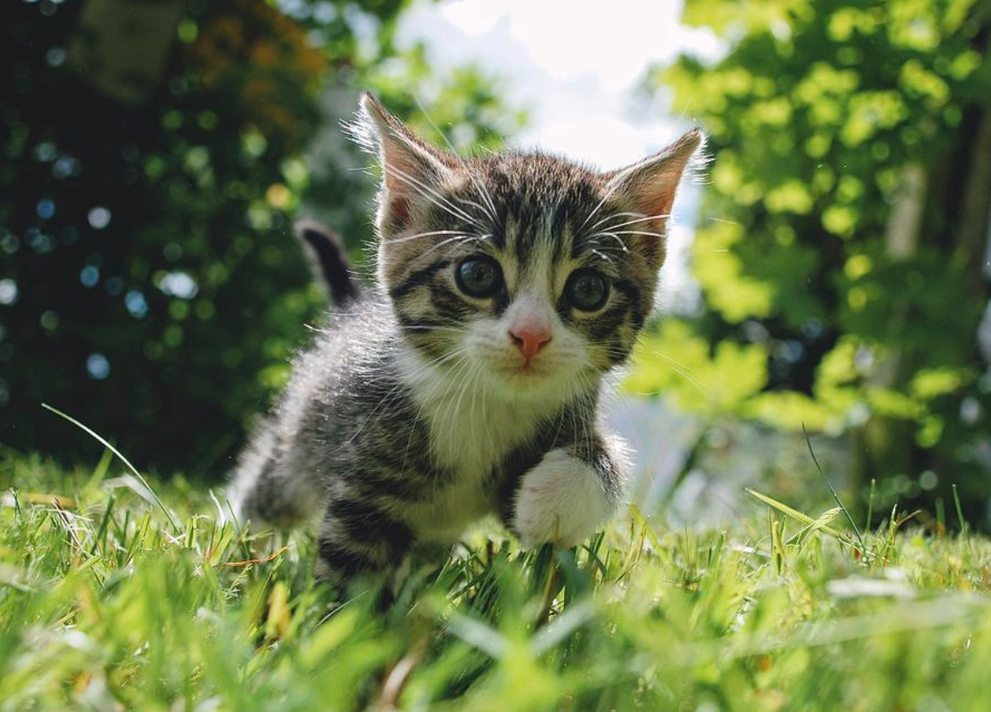
#> input picture cat.png, 991 x 712 px, shrunk from 1156 x 831 before the run
$ python lab_9.py
#> lines starting #> are read from the running program, lines starting #| are printed output that depends on the picture
"""
py -m pip install opencv-python numpy matplotlib
"""

import cv2
import numpy as np
import matplotlib.pyplot as plt

# 1. Read the original image in COLOR
img = cv2.imread("cat.png", cv2.IMREAD_COLOR)
#> img is the input picture: shape (712, 991, 3); mean B, G, R 77.7, 121, 107.5

if img is None:
    raise FileNotFoundError("Could not load cat.png. Check the file path.")

# OpenCV uses BGR; convert to RGB for Matplotlib display
original = cv2.cvtColor(img, cv2.COLOR_BGR2RGB)

# 2. Image enhancement using histogram equalization
# Apply equalization to brightness, not each color channel separately
ycrcb = cv2.cvtColor(img, cv2.COLOR_BGR2YCrCb)
#> ycrcb: shape (712, 991, 3); mean of channels 0, 1, 2 112, 124.8, 108.6
ycrcb[:, :, 0] = cv2.equalizeHist(ycrcb[:, :, 0])
#> ycrcb: shape (712, 991, 3); mean of channels 0, 1, 2 128.3, 124.8, 108.6
enhanced_bgr = cv2.cvtColor(ycrcb, cv2.COLOR_YCrCb2BGR)
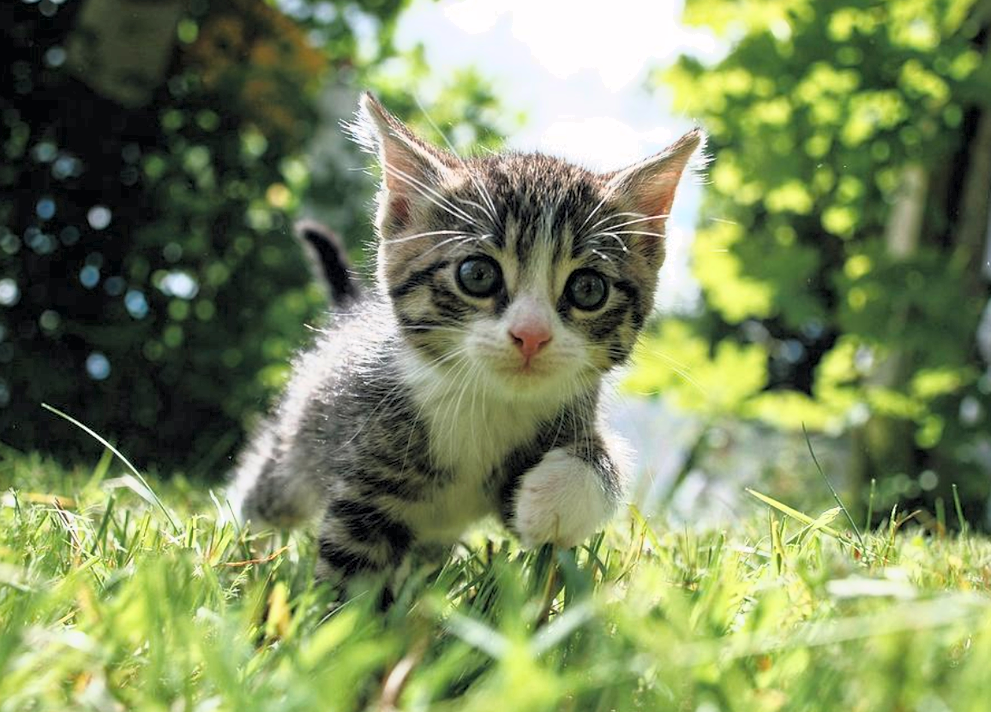
#> enhanced_bgr: shape (712, 991, 3); mean B, G, R 93.9, 137.2, 123.8
enhanced = cv2.cvtColor(enhanced_bgr, cv2.COLOR_BGR2RGB)

# 3. Smoothing filters
mean_bgr = cv2.blur(img, (3, 3))
gaussian_bgr = cv2.GaussianBlur(img, (3, 3), 0)
median_bgr = cv2.medianBlur(img, 3)

mean = cv2.cvtColor(mean_bgr, cv2.COLOR_BGR2RGB)
gaussian = cv2.cvtColor(gaussian_bgr, cv2.COLOR_BGR2RGB)
median = cv2.cvtColor(median_bgr, cv2.COLOR_BGR2RGB)

# 4. Sharpening filter
kernel = np.array([
    [0, -1, 0],
    [-1, 5, -1],
    [0, -1, 0]
])

sharp_bgr = cv2.filter2D(img, -1, kernel)
sharp = cv2.cvtColor(sharp_bgr, cv2.COLOR_BGR2RGB)

# 5. Compare all results
titles = [
    "Original Image",
    "Enhanced Image",
    "Mean Filter",
    "Gaussian Filter",
    "Median Filter",
    "Sharpened Image"
]

images = [original, enhanced, mean, gaussian, median, sharp]

fig, axes = plt.subplots(
    2, 3,
    figsize=(15, 9),
    constrained_layout=True
)

for ax, title, image in zip(axes.flat, titles, images):
    ax.imshow(image)
    ax.set_title(title, fontsize=13, pad=10)
    ax.axis("off")
#> this loop made 6 passes
#> title on passes 1 to 6: 'Original Image', 'Enhanced Image', 'Mean Filter', 'Gaussian Filter', 'Median Filter', 'Sharpened Image'

plt.show()
